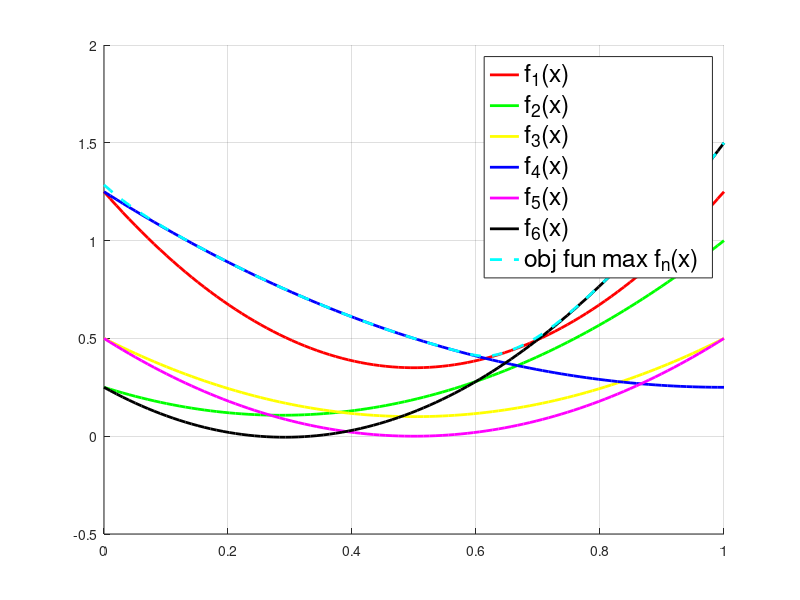

This chart was generated by the following MATLAB code: (Note: this script raises an error after producing the figure.)
n = 25;
f1 = @(x) (3.6*x.^2 - 3.6*x + 1.25);
f2 = @(x) (1.75*x.^2 - 1*x + 0.25);

f3 = @(x) (1.6*x.^2 - 1.6*x + 0.5);
f4 = @(x) (1*x.^2 - 2*x + 1.25);
f5 = @(x) (2*x.^2 - 2*x + 0.5);
f6 = @(x) (3*x.^2 - 1.75*x + 0.25);

h = @(x) (f1(x).^n+f2(x).^n+f3(x).^n+f4(x).^n+f5(x).^n+f6(x).^n).^(1/n) ;

x_vals = linspace(0, 1, 100);
figure; hold on;
plot(x_vals, f1(x_vals), 'r', 'LineWidth', 2);
plot(x_vals, f2(x_vals), 'g', 'LineWidth', 2);

plot(x_vals, f3(x_vals), 'y', 'LineWidth', 2);
plot(x_vals, f4(x_vals), 'b', 'LineWidth', 2);
plot(x_vals, f5(x_vals), 'm', 'LineWidth', 2);
plot(x_vals, f6(x_vals), 'k', 'LineWidth', 2);


plot(x_vals, h(x_vals), 'c--', 'LineWidth', 2);
legend('f_1(x)', 'f_2(x)', 'f_3(x)', 'f_4(x)', 'f_5(x)', 'f_6(x)', 'obj fun max f_n(x)', 'FontSize', 18);
grid on;

x0 = 0;
options = optimoptions('fmincon','Algorithm','sqp');
[x_min, h_min] = fmincon(h, x0, [], [], [], [], 0, 1, [], options);

plot(x_min, h_min, 'go', 'MarkerSize', 9, 'MarkerFaceColor', 'g', 'DisplayName', 'Min (obj fun max f_n(x))');
title('Quadratic Functions and Optimized max f_n(x)', 'FontSize', 20);
xlabel('x', 'FontSize', 18); ylabel('y', 'FontSize', 18);
hold off;

% Set font size for both y-axes
ax = gca;
ax.YAxis.FontSize = 18;  % Left y-axis
ax.XAxis.FontSize = 18;     % X-axis values

disp(['Minimum of h found at x = ', num2str(h_min)]);